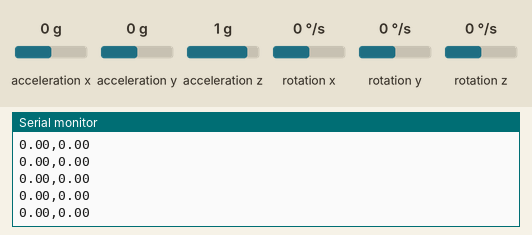
Recording of a sketch running on a simulated Arduino Uno, built with avr-gcc and run on an emulated ATmega328P. On the bench: the last lines printed to the serial monitor. Wiring (inferred from the names in the program): MPU-9250 motion sensor at I2C address 0x68. The test bench sets the inputs (shaded band); at power-on: acceleration x 0 g, acceleration y 0 g, acceleration z 1 g, rotation x 0 °/s, rotation y 0 °/s, rotation z 0 °/s.

Above: at 1.3 s.
1.4 s: acceleration x set to -1.4 g
At 2.2 s:
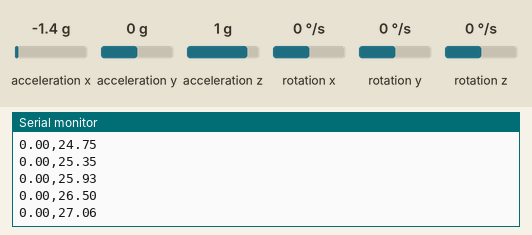
2.9 s: acceleration y set to -1.4 g
At 3.9 s:
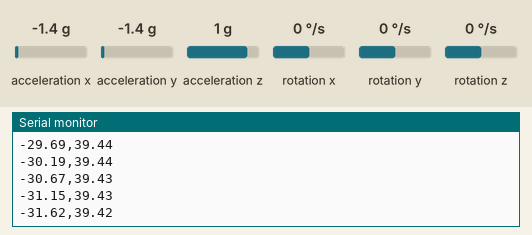
4.4 s: acceleration x set to 1.4 g
At 5.5 s:
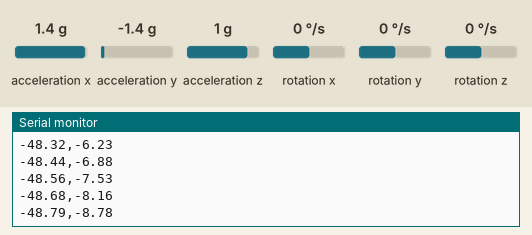
7.4 s: acceleration z set to -1.4 g
At 8.0 s:
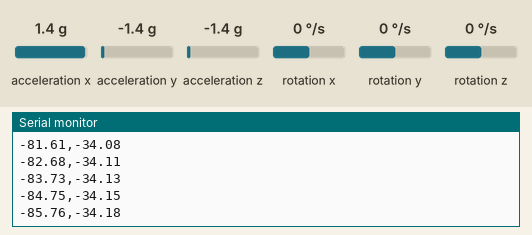
8.9 s: rotation x set to -192 °/s
At 9.9 s:
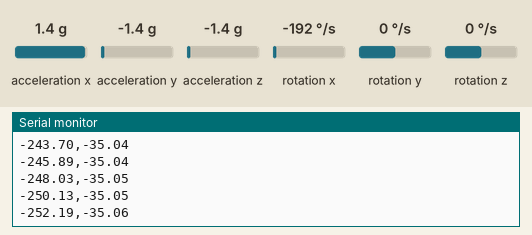
Timing chart, 0 to 11.4 s (numbered marks = the images above; inputs shaded):
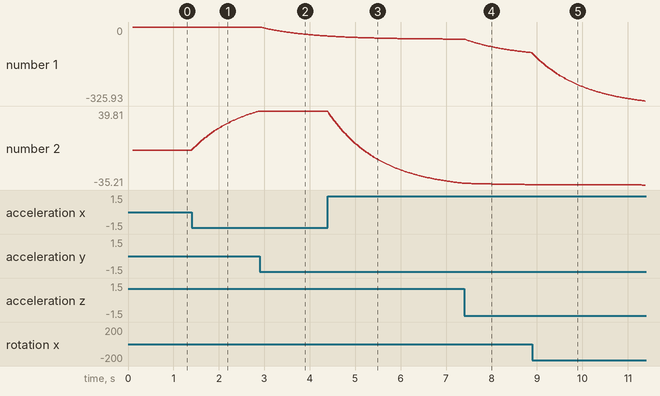

Measured:
- after the input at 1.4 s, the serial monitor: prints a new line at once (image 1)
- plotted number 2: 0 → 39.81 after the input at 1.4 s

The sketch:

MPU6500_Flight_Controller.ino
```cpp
#include <Wire.h>
#include <math.h>

// MPU6500-compatible sensor. WHO_AM_I reported 0x70.
// Use the I2C scanner to confirm this address (usually 0x68).
const byte MPU = 0x68;
float roll = 0, pitch = 0;
unsigned long lastTime;

void writeRegister(byte reg, byte value) {
  Wire.beginTransmission(MPU);
  Wire.write(reg);
  Wire.write(value);
  Wire.endTransmission();
}

bool readSensor(int16_t &ax, int16_t &ay, int16_t &az,
                int16_t &gx, int16_t &gy, int16_t &gz) {
  Wire.beginTransmission(MPU);
  Wire.write(0x3B);
  if (Wire.endTransmission(false) != 0) return false;
  if (Wire.requestFrom(MPU, (byte)14) != 14) return false;

  ax = (int16_t)((Wire.read() << 8) | Wire.read());
  ay = (int16_t)((Wire.read() << 8) | Wire.read());
  az = (int16_t)((Wire.read() << 8) | Wire.read());
  Wire.read(); // temperature high
  Wire.read(); // temperature low
  gx = (int16_t)((Wire.read() << 8) | Wire.read());
  gy = (int16_t)((Wire.read() << 8) | Wire.read());
  gz = (int16_t)((Wire.read() << 8) | Wire.read());
  return true;
}

void setup() {
  Serial.begin(115200);
  Wire.begin();
  writeRegister(0x6B, 0x00);
  delay(100);
  writeRegister(0x1B, 0x00);
  writeRegister(0x1C, 0x00);
  writeRegister(0x1A, 0x03);

  int16_t ax, ay, az, gx, gy, gz;
  if (!readSensor(ax, ay, az, gx, gy, gz)) {
    Serial.println("Sensor read failed");
    while (true) delay(100);
  }
  roll = atan2((float)ay, (float)az) * 180.0 / PI;
  pitch = atan2(-(float)ax,
                sqrt((float)ay * ay + (float)az * az)) * 180.0 / PI;
  lastTime = micros();
}

void loop() {
  int16_t ax, ay, az, gx, gy, gz;
  if (!readSensor(ax, ay, az, gx, gy, gz)) {
    delay(20);
    return;
  }

  unsigned long now = micros();
  float dt = (now - lastTime) / 1000000.0;
  lastTime = now;
  if (dt <= 0 || dt > 0.1) dt = 0.02;

  float accelRoll = atan2((float)ay, (float)az) * 180.0 / PI;
  float accelPitch = atan2(-(float)ax,
                           sqrt((float)ay * ay + (float)az * az)) * 180.0 / PI;
  float gyroRoll = gx / 131.0;
  float gyroPitch = gy / 131.0;
  roll = 0.98 * (roll + gyroRoll * dt) + 0.02 * accelRoll;
  pitch = 0.98 * (pitch + gyroPitch * dt) + 0.02 * accelPitch;

  // CSV for Chrome Web Serial: roll,pitch
  Serial.print(roll, 2);
  Serial.print(",");
  Serial.println(pitch, 2);
  delay(20);
}
```
